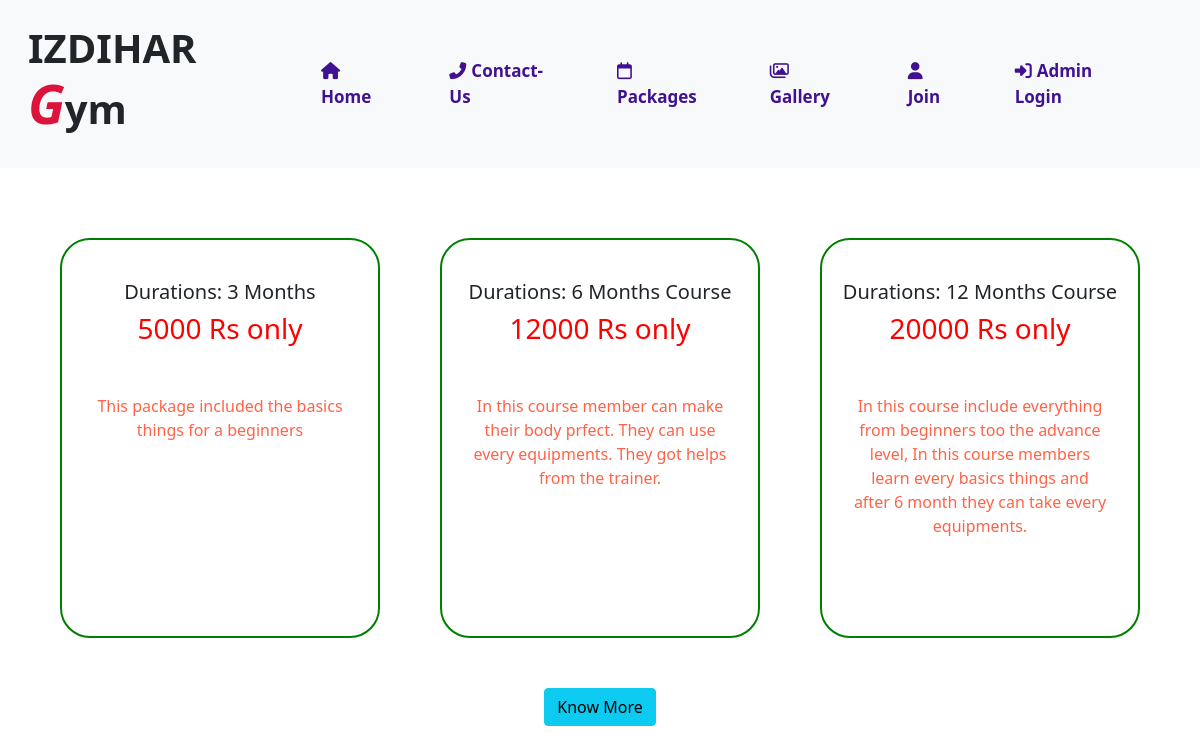
The page /packages.php on the database its author committed.
### tables this page shows
CREATE TABLE `package` (
  `id` int(11) NOT NULL,
  `name` varchar(255) NOT NULL,
  `amount` varchar(255) NOT NULL,
  `description` text NOT NULL
);

### packages.php (the view, shortened to what this page needs)
<!DOCTYPE html>
<html lang="en">
<head>
    <?php include 'header.php'; ?>
</head>
<body>
    <?php include 'navbar.php'; ?>
    <div class="container">
        <div class="row" style="margin-top: 40px;">
            <div class="col-md-4">
               <div style="width: 90%; border: 2px solid green; margin: auto; height: 400px; margin-top: 30px; border-radius: 30px;">
                    <h5 style="text-align:center; padding-top:40px">Durations:
                    <?php
                    include 'connection.php';
                    $selectquery = "select * from package where name = '3 Months'";
                    $query = mysqli_query($conn, $selectquery);
                    while($res = mysqli_fetch_array($query))
                    {
                      echo $res['name'];
                    }
                    ?>
                    </h5>
                    <h3 style="color: red; text-align: center;">
                    <?php
                    $selectquery = "select * from package where name = '3 Months' ";
                    $query = mysqli_query($conn, $selectquery);
                    while($res = mysqli_fetch_array($query))
                    {
                      echo $res['amount'];
                    }
                    ?>
                   Rs only </h3>
                   <p style="text-align: center; color: tomato; padding-left: 30px; padding-right: 30px; padding-top: 40px;">
                    <?php
                    $selectquery = "select * from package where name = '3 Months' ";
                    $query = mysqli_query($conn, $selectquery);
                    while($res = mysqli_fetch_array($query))
                    {
                      echo $res['description'];
                    }
                    ?>
                   </p>
               </div>
            </div>
            <div class="col-md-4">
                <div style="width: 90%; border: 2px solid green; margin: auto; height: 400px; margin-top: 30px; border-radius: 30px;">
                    <h5 style="text-align:center; padding-top:40px">Durations:
                        <?php
                        include 'connection.php';
                        $selectquery = "select * from package where id = 4";
                        $query = mysqli_query($conn, $selectquery);
                        while($res = mysqli_fetch_array($query))
                        {
                          echo $res['name'];
                        }
                        ?>
                        </h5>
                        <h3 style="color: red; text-align: center;">
                        <?php
                        $selectquery = "select * from package where id =4 ";
                        $query = mysqli_query($conn, $selectquery);
                        while($res = mysqli_fetch_array($query))
                        {
                          echo $res['amount'];
                        }
                        ?>
                       Rs only </h3>
                       <p style="text-align: center; color: tomato; padding-left: 30px; padding-right: 30px; padding-top: 40px;">
                        <?php
                        $selectquery = "select * from package where id = 4 ";
                        $query = mysqli_query($conn, $selectquery);
                        while($res = mysqli_fetch_array($query))
                        {
                          echo $res['description'];
                        }
                        ?>
                       </p>
                </div>
            </div>
            <div class="col-md-4">
                <div style="width: 90%; border: 2px solid green; margin: auto; height: 400px; margin-top: 30px; border-radius: 30px;">
                    <h5 style="text-align:center; padding-top:40px">Durations:
                        <?php
                        include 'connection.php';
                        $selectquery = "select * from package where id = 5";
                        $query = mysqli_query($conn, $selectquery);
                        while($res = mysqli_fetch_array($query))
                        {
                          echo $res['name'];
                        }
                        ?>
                        </h5>
                        <h3 style="color: red; text-align: center;">
                        <?php
                        $selectquery = "select * from package where id =5 ";
                        $query = mysqli_query($conn, $selectquery);
                        while($res = mysqli_fetch_array($query))
                        {
                          echo $res['amount'];
                        }
                        ?>
                       Rs only </h3>
                       <p style="text-align: center; color: tomato; padding-left: 30px; padding-right: 30px; padding-top: 40px;">
                        <?php
                        $selectquery = "select * from package where id = 5 ";
                        $query = mysqli_query($conn, $selectquery);
                        while($res = mysqli_fetch_array($query))
                        {
                          echo $res['description'];
                        }
                        ?>
                       </p>
                </div>
            </div>
        </div>
        <div class="row">
            <div class="col text-center" style="margin-top:50px">
                <a href="joinMember.php"><button type="button" class="btn btn-info">Know More</button></a>
            </div>
        </div>
    </div>
</body>
</html>

### rows shown on the page
package: name "3 Months", amount "5000", description "This package included the basics things for a beginners"
package: name "6 Months Course", amount "12000", description "In this course member can make their body prfect. They can use every equipments. They got helps from the trainer."
package: name "12 Months Course", amount "20000", description "In this course include everything from beginners too the advance level, In this course members learn every basics things and after 6 month they can take every equipments."
